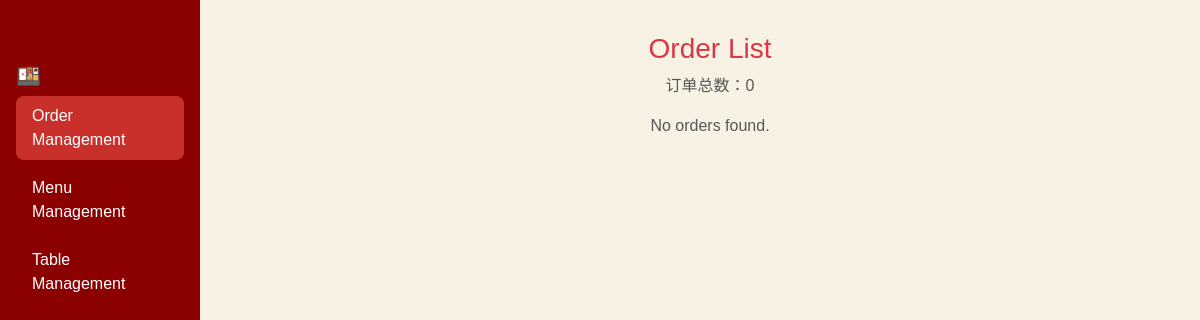
Page /dashboard/ (signed in) on the earlier database version.
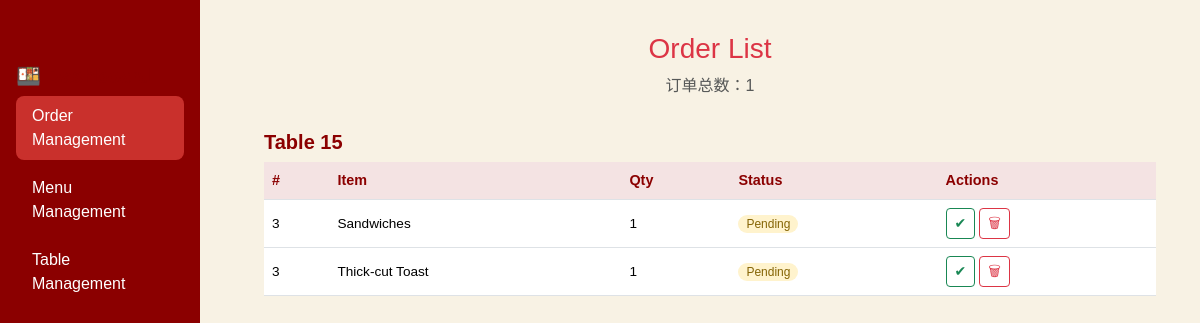
Same page on the later database version.
### core/models.py (models this page shows, shortened)
class Table(models.Model):
    table_number = models.CharField(max_length=10)
    business = models.ForeignKey(Business, on_delete=models.CASCADE, related_name='tables')
    is_active = models.BooleanField(default=True)
    qr_code_image = models.ImageField(upload_to='qr_codes/', blank=True, null=True)
    class Meta:
        unique_together = ('table_number', 'business')

class Order(models.Model):
    class OrderStatus(models.TextChoices):
        PENDING = 'pending', 'Pending'
        MAKING = 'making', 'Making'
        DONE = 'done', 'Done'
        CANCELLED = 'cancelled', 'Cancelled'
    table = models.ForeignKey('Table', on_delete=models.CASCADE, related_name='orders')
    order_status = models.CharField(max_length=10, choices=OrderStatus.choices, default=OrderStatus.PENDING)
    created_time = models.DateTimeField(auto_now_add=True)
    total_price = models.DecimalField(max_digits=10, decimal_places=2)
    business = models.ForeignKey('Business', on_delete=models.CASCADE, related_name='orders')

class OrderDetail(models.Model):
    item = models.ForeignKey('Food', on_delete=models.CASCADE, related_name='order_details')
    order = models.ForeignKey('Order', on_delete=models.CASCADE, related_name='order_details')
    amount = models.PositiveIntegerField()
    unit_price = models.DecimalField(max_digits=10, decimal_places=2)
    class Meta:
        unique_together = ('item', 'order')

class Food(models.Model):
    item = models.CharField(max_length=64)
    price = models.DecimalField(max_digits=10, decimal_places=2)
    description = models.TextField(blank=True, null=True)
    image = models.ImageField(upload_to='food_images/', blank=True, null=True)
    category = models.ForeignKey('Category', on_delete=models.CASCADE, related_name='foods')
    is_active = models.BooleanField(default=True)
    class Meta:
        unique_together = ('item', 'category')

### core/views.py (the view)
# urls.py: path('dashboard/', dashboard_view, name='dashboard'),
@login_required
def dashboard_view(request):
    if request.user.is_staff:
        return redirect('/admin/')
    business = get_object_or_404(Business, user=request.user)
    food_items = Food.objects.filter(category__business=business)
    orders = Order.objects.filter(business=business).prefetch_related('order_details__item', 'table')
    return render(request, 'dashboard/dashboard.html', {
        'food_items': food_items,
        'business': business,
        'orders': orders
    })

### templates/dashboard/dashboard.html (shortened to what this page needs)
<!DOCTYPE html>
<html lang="en">
{% load static %}
<head>
  <link href="https://cdn.jsdelivr.net/npm/bootstrap@5.3.3/dist/css/bootstrap.min.css" rel="stylesheet">
</head>
<body>
<div class="sidebar">
  <h5>🍱 Dashboard</h5>
  <a href="{% url 'dashboard' %}" class="{% if request.path == '/dashboard/' %}active{% endif %}">Order Management</a>
  <a href="{% url 'menu_management' %}" class="{% if request.path == '/dashboard/menu/' %}active{% endif %}">Menu Management</a>
   <a href="{% url 'table_management' %}" class="{% if request.path == '/dashboard/tables/' %}active{% endif %}">Table Management</a>
</div>
<div class="main-content">
  <div class="container">
    <h3 class="text-center text-danger">Order List</h3>
    <p class="text-center text-muted">订单总数：{{ orders|length }}</p>
    {% regroup orders by table as order_groups %}
    {% for group in order_groups %}
      <h5>Table {{ group.grouper.table_number }}</h5>
      <table class="table order-table">
        <thead>
          <tr>
            <th>#</th>
            <th>Item</th>
            <th>Qty</th>
            <th>Status</th>
            <th>Actions</th>
          </tr>
        </thead>
        <tbody>
          {% for order in group.list %}
            {% for detail in order.order_details.all %}
              <tr>
                <td>{{ order.id }}</td>
                <td>{{ detail.item.item }}</td>
                <td>{{ detail.amount }}</td>
                <td>
                  <span class="status-badge {% if order.order_status == 'done' %}status-paid{% else %}status-processing{% endif %}">
                    {{ order.get_order_status_display }}
                  </span>
                </td>
                <td>
                  <form method="post" action="{% url 'mark_order_done' order.id %}" style="display:inline;">
                    <button class="btn btn-outline-success btn-sm">✔</button>
                  </form>
                  <form method="post" action="{% url 'delete_order' order.id %}" style="display:inline;">
                    <button class="btn btn-outline-danger btn-sm">🗑</button>
                  </form>
                </td>
              </tr>
            {% endfor %}
          {% endfor %}
        </tbody>
      </table>
    {% empty %}
      <p class="text-muted text-center">No orders found.</p>
    {% endfor %}
  </div>
</div>
</body>
</html>

Differences in the rows shown:
now on this page (row unchanged): Table: grouper.table_number "15"
added Order: id "3", order_status "Pending"
added OrderDetail: item.item "Sandwiches", amount "1"
added OrderDetail: item.item "Thick-cut Toast", amount "1"
Other differences:
{{ orders|length }}: "0" → "1"
text no longer shown: "No orders found."
